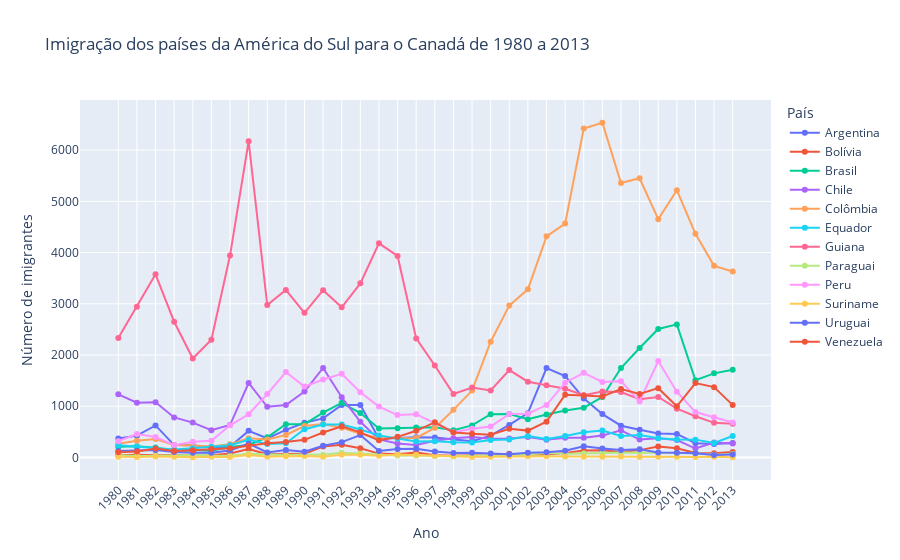

The notebook cell saved with this chart:
### Code cell
fig = px.line(america_sul_final, x = america_sul_final.index, y = america_sul_final.columns, color = 'País',
             title = 'Imigração dos países da América do Sul para o Canadá de 1980 a 2013', markers = True)

fig.update_layout(xaxis = {'tickangle' : -45},
                 xaxis_title = 'Ano',
                 yaxis_title = 'Número de imigrantes')

fig.show()

### Figure 1 — Plotly figure (JSON) as saved in the notebook; plotly's stock layout.template omitted (floating-point values rounded to 4 significant figures)
{"data": [{"hovertemplate": "País=Argentina<br>index=%{x}<br>value=%{y}<extra></extra>", "legendgroup": "Argentina", "line": {"color": "#636efa", "dash": "solid"}, "marker": {"symbol": "circle"}, "mode": "lines+markers", "name": "Argentina", "orientation": "v", "showlegend": true, "type": "scatter", "x": ["1980", "1981", "1982", "1983", "1984", "1985", "1986", "1987", "1988", "1989", "1990", "1991", "1992", "1993", "1994", "1995", "1996", "1997", "1998", "1999", "2000", "2001", "2002", "2003", "2004", "2005", "2006", "2007", "2008", "2009", "2010", "2011", "2012", "2013"], "xaxis": "x", "y": [368, 426, 626, 241, 237, 196, 213, 519, 374, 538, 678, 763, 1023, 1022, 366, 380, 396, 391, 349, 318, 427, 635, 865, 1745, 1591, 1153, 847, 620, 540, 467, 459, 278, 263, 282], "yaxis": "y"}, {"hovertemplate": "País=Bolívia<br>index=%{x}<br>value=%{y}<extra></extra>", "legendgroup": "Bolívia", "line": {"color": "#EF553B", "dash": "solid"}, "marker": {"symbol": "circle"}, "mode": "lines+markers", "name": "Bolívia", "orientation": "v", "showlegend": true, "type": "scatter", "x": ["1980", "1981", "1982", "1983", "1984", "1985", "1986", "1987", "1988", "1989", "1990", "1991", "1992", "1993", "1994", "1995", "1996", "1997", "1998", "1999", "2000", "2001", "2002", "2003", "2004", "2005", "2006", "2007", "2008", "2009", "2010", "2011", "2012", "2013"], "xaxis": "x", "y": [44, 52, 42, 49, 38, 44, 79, 165, 63, 68, 71, 214, 247, 180, 75, 61, 96, 43, 33, 42, 33, 72, 57, 59, 85, 134, 139, 107, 143, 214, 180, 86, 83, 107], "yaxis": "y"}, {"hovertemplate": "País=Brasil<br>index=%{x}<br>value=%{y}<extra></extra>", "legendgroup": "Brasil", "line": {"color": "#00cc96", "dash": "solid"}, "marker": {"symbol": "circle"}, "mode": "lines+markers", "name": "Brasil", "orientation": "v", "showlegend": true, "type": "scatter", "x": ["1980", "1981", "1982", "1983", "1984", "1985", "1986", "1987", "1988", "1989", "1990", "1991", "1992", "1993", "1994", "1995", "1996", "1997", "1998", "1999", "2000", "2001", "2002", "2003", "2004", "2005", "2006", "2007", "2008", "2009", "2010", "2011", "2012", "2013"], "xaxis": "x", "y": [211, 220, 192, 139, 145, 130, 205, 244, 394, 650, 650, 877, 1066, 866, 566, 572, 586, 591, 531, 626, 845, 847, 745, 839, 917, 969, 1181, 1746, 2138, 2509, 2598, 1508, 1642, 1714], "yaxis": "y"}, {"hovertemplate": "País=Chile<br>index=%{x}<br>value=%{y}<extra></extra>", "legendgroup": "Chile", "line": {"color": "#ab63fa", "dash": "solid"}, "marker": {"symbol": "circle"}, "mode": "lines+markers", "name": "Chile", "orientation": "v", "showlegend": true, "type": "scatter", "x": ["1980", "1981", "1982", "1983", "1984", "1985", "1986", "1987", "1988", "1989", "1990", "1991", "1992", "1993", "1994", "1995", "1996", "1997", "1998", "1999", "2000", "2001", "2002", "2003", "2004", "2005", "2006", "2007", "2008", "2009", "2010", "2011", "2012", "2013"], "xaxis": "x", "y": [1233, 1069, 1078, 781, 681, 533, 633, 1454, 990, 1023, 1286, 1749, 1175, 697, 352, 273, 244, 325, 376, 397, 366, 369, 401, 347, 383, 384, 427, 530, 350, 375, 340, 174, 291, 273], "yaxis": "y"}, {"hovertemplate": "País=Colômbia<br>index=%{x}<br>value=%{y}<extra></extra>", "legendgroup": "Colômbia", "line": {"color": "#FFA15A", "dash": "solid"}, "marker": {"symbol": "circle"}, "mode": "lines+markers", "name": "Colômbia", "orientation": "v", "showlegend": true, "type": "scatter", "x": ["1980", "1981", "1982", "1983", "1984", "1985", "1986", "1987", "1988", "1989", "1990", "1991", "1992", "1993", "1994", "1995", "1996", "1997", "1998", "1999", "2000", "2001", "2002", "2003", "2004", "2005", "2006", "2007", "2008", "2009", "2010", "2011", "2012", "2013"], "xaxis": "x", "y": [266, 326, 360, 244, 235, 214, 257, 376, 352, 439, 614, 652, 582, 464, 375, 371, 381, 578, 929, 1306, 2259, 2965, 3283, 4318, 4566, 6424, 6535, 5357, 5452, 4652, 5218, 4366, 3741, 3631], "yaxis": "y"}, {"hovertemplate": "País=Equador<br>index=%{x}<br>value=%{y}<extra></extra>", "legendgroup": "Equador", "line": {"color": "#19d3f3", "dash": "solid"}, "marker": {"symbol": "circle"}, "mode": "lines+markers", "name": "Equador", "orientation": "v", "showlegend": true, "type": "scatter", "x": ["1980", "1981", "1982", "1983", "1984", "1985", "1986", "1987", "1988", "1989", "1990", "1991", "1992", "1993", "1994", "1995", "1996", "1997", "1998", "1999", "2000", "2001", "2002", "2003", "2004", "2005", "2006", "2007", "2008", "2009", "2010", "2011", "2012", "2013"], "xaxis": "x", "y": [238, 207, 184, 155, 179, 208, 240, 344, 265, 278, 552, 643, 644, 547, 431, 368, 310, 317, 295, 291, 342, 353, 418, 361, 417, 491, 525, 419, 437, 373, 353, 348, 282, 418], "yaxis": "y"}, {"hovertemplate": "País=Guiana<br>index=%{x}<br>value=%{y}<extra></extra>", "legendgroup": "Guiana", "line": {"color": "#FF6692", "dash": "solid"}, "marker": {"symbol": "circle"}, "mode": "lines+markers", "name": "Guiana", "orientation": "v", "showlegend": true, "type": "scatter", "x": ["1980", "1981", "1982", "1983", "1984", "1985", "1986", "1987", "1988", "1989", "1990", "1991", "1992", "1993", "1994", "1995", "1996", "1997", "1998", "1999", "2000", "2001", "2002", "2003", "2004", "2005", "2006", "2007", "2008", "2009", "2010", "2011", "2012", "2013"], "xaxis": "x", "y": [2334, 2943, 3575, 2650, 1932, 2299, 3942, 6174, 2977, 3270, 2824, 3266, 2932, 3399, 4181, 3935, 2324, 1795, 1238, 1366, 1308, 1707, 1479, 1410, 1341, 1215, 1286, 1277, 1137, 1180, 953, 804, 676, 656], "yaxis": "y"}, {"hovertemplate": "País=Paraguai<br>index=%{x}<br>value=%{y}<extra></extra>", "legendgroup": "Paraguai", "line": {"color": "#B6E880", "dash": "solid"}, "marker": {"symbol": "circle"}, "mode": "lines+markers", "name": "Paraguai", "orientation": "v", "showlegend": true, "type": "scatter", "x": ["1980", "1981", "1982", "1983", "1984", "1985", "1986", "1987", "1988", "1989", "1990", "1991", "1992", "1993", "1994", "1995", "1996", "1997", "1998", "1999", "2000", "2001", "2002", "2003", "2004", "2005", "2006", "2007", "2008", "2009", "2010", "2011", "2012", "2013"], "xaxis": "x", "y": [45, 26, 32, 40, 48, 36, 34, 72, 53, 48, 56, 51, 94, 75, 46, 39, 38, 30, 25, 34, 29, 34, 60, 88, 74, 75, 88, 98, 95, 88, 89, 83, 55, 66], "yaxis": "y"}, {"hovertemplate": "País=Peru<br>index=%{x}<br>value=%{y}<extra></extra>", "legendgroup": "Peru", "line": {"color": "#FF97FF", "dash": "solid"}, "marker": {"symbol": "circle"}, "mode": "lines+markers", "name": "Peru", "orientation": "v", "showlegend": true, "type": "scatter", "x": ["1980", "1981", "1982", "1983", "1984", "1985", "1986", "1987", "1988", "1989", "1990", "1991", "1992", "1993", "1994", "1995", "1996", "1997", "1998", "1999", "2000", "2001", "2002", "2003", "2004", "2005", "2006", "2007", "2008", "2009", "2010", "2011", "2012", "2013"], "xaxis": "x", "y": [317, 456, 401, 241, 306, 328, 628, 843, 1237, 1667, 1384, 1522, 1632, 1274, 993, 827, 845, 676, 493, 560, 603, 849, 855, 1023, 1460, 1653, 1473, 1490, 1094, 1884, 1283, 886, 787, 682], "yaxis": "y"}, {"hovertemplate": "País=Suriname<br>index=%{x}<br>value=%{y}<extra></extra>", "legendgroup": "Suriname", "line": {"color": "#FECB52", "dash": "solid"}, "marker": {"symbol": "circle"}, "mode": "lines+markers", "name": "Suriname", "orientation": "v", "showlegend": true, "type": "scatter", "x": ["1980", "1981", "1982", "1983", "1984", "1985", "1986", "1987", "1988", "1989", "1990", "1991", "1992", "1993", "1994", "1995", "1996", "1997", "1998", "1999", "2000", "2001", "2002", "2003", "2004", "2005", "2006", "2007", "2008", "2009", "2010", "2011", "2012", "2013"], "xaxis": "x", "y": [15, 10, 21, 12, 5, 16, 7, 46, 16, 24, 26, 13, 53, 51, 32, 58, 51, 35, 22, 11, 16, 22, 22, 22, 17, 15, 16, 20, 9, 12, 13, 11, 16, 4], "yaxis": "y"}, {"hovertemplate": "País=Uruguai<br>index=%{x}<br>value=%{y}<extra></extra>", "legendgroup": "Uruguai", "line": {"color": "#636efa", "dash": "solid"}, "marker": {"symbol": "circle"}, "mode": "lines+markers", "name": "Uruguai", "orientation": "v", "showlegend": true, "type": "scatter", "x": ["1980", "1981", "1982", "1983", "1984", "1985", "1986", "1987", "1988", "1989", "1990", "1991", "1992", "1993", "1994", "1995", "1996", "1997", "1998", "1999", "2000", "2001", "2002", "2003", "2004", "2005", "2006", "2007", "2008", "2009", "2010", "2011", "2012", "2013"], "xaxis": "x", "y": [128, 132, 146, 105, 90, 92, 137, 269, 99, 144, 111, 229, 299, 437, 125, 164, 171, 117, 87, 93, 75, 64, 91, 103, 130, 217, 175, 147, 160, 99, 93, 81, 47, 58], "yaxis": "y"}, {"hovertemplate": "País=Venezuela<br>index=%{x}<br>value=%{y}<extra></extra>", "legendgroup": "Venezuela", "line": {"color": "#EF553B", "dash": "solid"}, "marker": {"symbol": "circle"}, "mode": "lines+markers", "name": "Venezuela", "orientation": "v", "showlegend": true, "type": "scatter", "x": ["1980", "1981", "1982", "1983", "1984", "1985", "1986", "1987", "1988", "1989", "1990", "1991", "1992", "1993", "1994", "1995", "1996", "1997", "1998", "1999", "2000", "2001", "2002", "2003", "2004", "2005", "2006", "2007", "2008", "2009", "2010", "2011", "2012", "2013"], "xaxis": "x", "y": [103, 117, 174, 124, 142, 165, 179, 229, 279, 304, 344, 487, 610, 490, 334, 402, 520, 686, 489, 464, 443, 560, 524, 699, 1224, 1211, 1192, 1335, 1239, 1353, 998, 1452, 1373, 1022], "yaxis": "y"}], "layout": {"legend": {"title": {"text": "País"}, "tracegroupgap": 0}, "title": {"text": "Imigração dos países da América do Sul para o Canadá de 1980 a 2013"}, "xaxis": {"anchor": "y", "domain": [0, 1], "tickangle": -45, "title": {"text": "Ano"}}, "yaxis": {"anchor": "x", "domain": [0, 1], "title": {"text": "Número de imigrantes"}}}}
